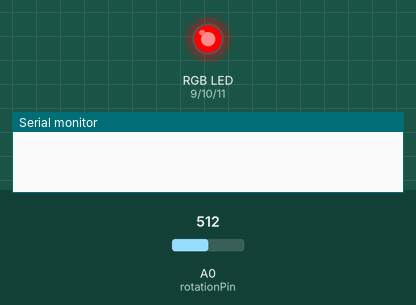
This sketch was run on a simulated Arduino Uno, built with avr-gcc and run on an emulated ATmega328P. Parts: an RGB LED mixed from three pins (HIGH = lit), the last lines printed to the serial monitor. Inputs (shaded band) come from the test bench; at power-on: A0 (rotationPin) = 512.

Above: at 0.4 s.
At 2.4 s:
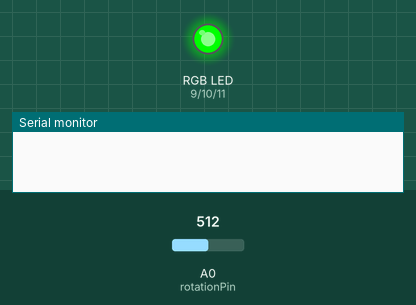
At 5.4 s:
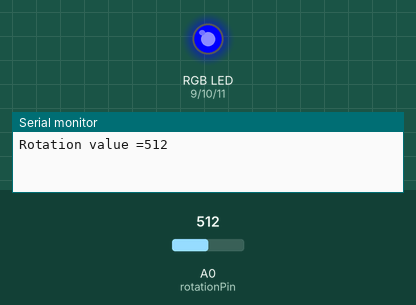
At 7.4 s:
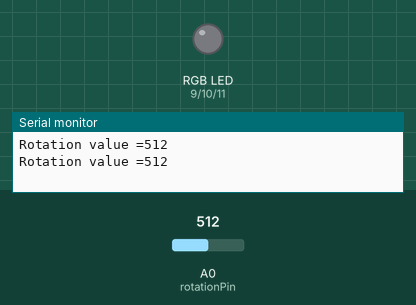
Timing chart, 0 to 9.1 s (numbered marks = the images above):
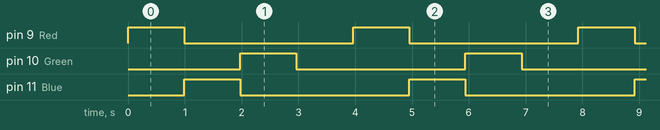

Measured:
- by itself, pin 9 (Red), pin 10 (Green), pin 11 (Blue): alternates HIGH for 0.99 s and LOW for 3.0 s
- by itself, everything shown: repeats every 4.0 s, in 4 steps

The sketch:

Code.ino
```cpp
// Name :- Kunjesh Kantilal Ramani (200515106)
// Date :- 1st June 2022
// Week :- Lab 3 LEVEL 2
// Description :- Write a program that displays the following color sequence on the RGB LED (D9-D11)
// Red, Green, Blue. The speed at which the color changes is controlled by Rotation dial A0 on the
// board. As you turn the dial the speed of the RGB changes. When the dial is at zero the RGB
// speed is the slowest, when the dial is at max the speed is at max.

// here we have assign red, blue, green, rotation and data pin

int rotationPin = A0; // The rotation sensor is plugged into pin A0 of the Arduino.
int data = 0;
int Red = 9;
int Green = 10;
int Blue = 11;

void setup()
{                       // The Setup function runs once.
    Serial.begin(9600); // This will enable the Arduino to send data to the Serial
    // monitor.
    pinMode(rotationPin, INPUT);
    pinMode(Red, OUTPUT);
    pinMode(Blue, OUTPUT);
    pinMode(Green, OUTPUT);
}

// A function is created which will change the delay of the light according to the input given in Potentiometer
float func(float x)
{
    float Time_Delay = 1500 - x; // When Potentiometer=0, speed will be minimum. Here I have taken 1500ms as minimum speed
    digitalWrite(Red, HIGH);
    delay(Time_Delay);
    digitalWrite(Red, LOW);
    digitalWrite(Blue, HIGH);
    delay(Time_Delay);
    digitalWrite(Blue, LOW);
    digitalWrite(Green, HIGH);
    delay(Time_Delay);
    digitalWrite(Green, LOW);
}

void loop()
{                                   // The loop function runs forever.
    data = analogRead(rotationPin); // Read the value from the light sensor and store it in the lightData variable.
    func(data);                     // To call the function which is created above
    Serial.print("Rotation value =");
    Serial.println(data); // Print the data to the serial port.
    delay(1000);          // Wait 1 second (1000mS) before running again.
}
```
